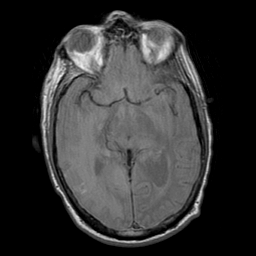
#> input picture Images/009.gif, 256 x 256 px, given in place of 012.gif, which was not available
$ jupyter execute --allow-errors Untitled-Copy1.ipynb
#> lines starting #> are read from the running program, lines starting #| are printed output that depends on the picture; pictures that were not available may be replaced by others from this repository, and a replacement may not be noted
[cell 1]
import cv2
from PIL import Image
import numpy as np
from sklearn import decomposition
import os

[cell 2]
def pcacomp(img1):
    final_img=np.zeros((img1.shape[0],img1.shape[1],img1.shape[2]), np.uint8)
    gray = cv2.cvtColor(img1, cv2.COLOR_BGR2GRAY)
    eigvec=pca_comp(gray)
    for i in range(img1.shape[2]):
            img=img1[:,:,i]
            final_img[:,:,i] = img*eigvec

            #result = cv2.addWeighted(img1,coeff1,img2,coeff2,-2)

            cv2.imshow('IMG1',final_img)
            cv2.waitKey(0)
            cv2.destroyAllWindows()

    return final_img

def pca_comp(img_yo):

    estimator = decomposition.PCA(n_components=256, svd_solver='randomized', whiten=True)
    estimator.fit(img_yo)

    return estimator.components_

[cell 3]
i=os.getcwd()+"\\Images\\"
os.listdir(i)

[cell 4]
number = 12
path1=os.getcwd()+"\\"+str(number).zfill(3)+".gif"
path2=os.getcwd()+"\\"+str(number).zfill(3)+ " (1).gif"

[cell 5]
pil_image1 = Image.open(path1).convert('RGB')
#> pil_image1 is the input picture: PIL image 256x256 RGB; min 0, max 240, mean 50.2
img1 = np.array(pil_image1)
pil_image2 = Image.open(path2).convert('RGB')
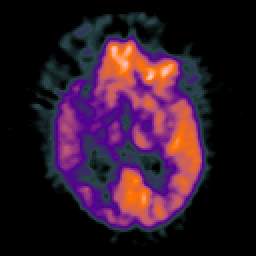
#> input picture Images/010 (1).gif, 128 x 128 px, given in place of 012 (1).gif, which was not available (shown 2 times larger)
#> pil_image2 is the input picture: PIL image 128x128 RGB; mean R, G, B 47.7, 24.2, 41.2
img2 = np.array(pil_image2)

[cell 6]
final_image = np.zeros((img1.shape[0],img1.shape[1],img1.shape[2]), np.uint8)

#> (a cell that did not finish here is left out)

#> in pcacomp, `eigvec=pca_comp(gray)`:
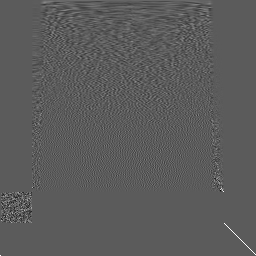
#> eigvec: shape (256, 256) float64; min -0.56, max 1, mean 0.000993; drawn with min black and max white
#> the loop in pcacomp, `for i in range(img1.shape[2]):` made 3 passes
#> pass 1, in pcacomp, `cv2.imshow('IMG1',final_img)`:
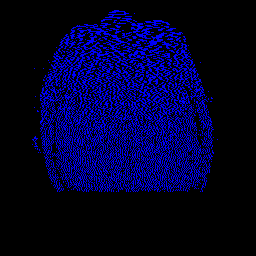
#> window 'IMG1': shape (256, 256, 3); mean B, G, R 45, 0, 0
#> pass 2, in pcacomp, `cv2.imshow('IMG1',final_img)`:
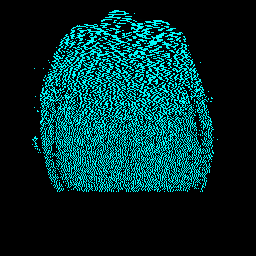
#> window 'IMG1': shape (256, 256, 3); mean B, G, R 45, 45, 0
#> after the loop in pcacomp, `for i in range(img1.shape[2]):`:
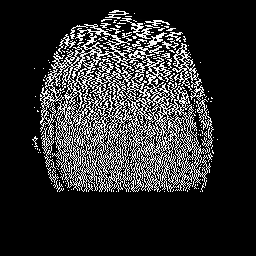
#> final_img: shape (256, 256, 3); min 0, max 255, mean 45
#> in pcacomp (call 2), `final_img=np.zeros((img1.shape[0],img1.shape[1],img1.shape[2]), np.uin..`: final_img: shape (128, 128, 3); every value is 0
#> in pcacomp (call 2), `gray = cv2.cvtColor(img1, cv2.COLOR_BGR2GRAY)`:
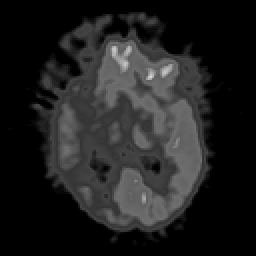
#> gray: shape (128, 128) (shown 2 times larger); min 0, max 215, mean 32
cv2.imshow('IMG1',final_image)
cv2.waitKey(0)
cv2.destroyAllWindows()

#> (a cell that did not finish here is left out)

[cell 9]
########################################################################################

[cell 10]
########################################################################################

[cell 11]
pca = decomposition.PCA(n_components=100)
p1 = pca.fit_transform(cv2.cvtColor(img1, cv2.COLOR_BGR2GRAY))
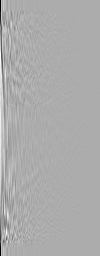
#> p1: shape (256, 100) float64; min -988.4, max 473.8, mean 0; drawn with min black and max white
a1=pca.explained_variance_ratio_
a1=a1.reshape(a1.shape[0],1)

[cell 12]
p2 = pca.fit_transform(cv2.cvtColor(img2, cv2.COLOR_BGR2GRAY))
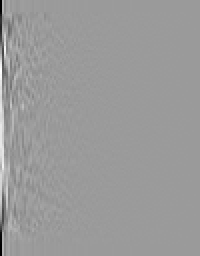
#> p2: shape (128, 100) float64 (shown 2 times larger); min -460.9, max 298.1, mean 0; drawn with min black and max white
a2=pca.explained_variance_ratio_
a2=a2.reshape(a2.shape[0],1)
